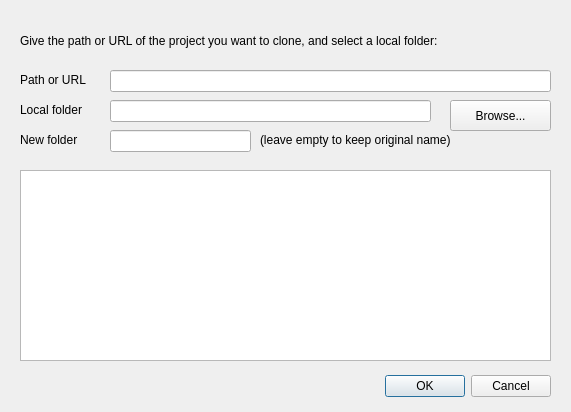
<?xml version="1.0" encoding="UTF-8"?>
<ui version="4.0">
 <class>CloneDialog</class>
 <widget class="QDialog" name="CloneDialog">
  <property name="windowModality">
   <enum>Qt::WindowModal</enum>
  </property>
  <property name="geometry">
   <rect>
    <x>0</x>
    <y>0</y>
    <width>571</width>
    <height>412</height>
   </rect>
  </property>
  <property name="windowTitle">
   <string>Clone</string>
  </property>
  <widget class="QDialogButtonBox" name="buttonBox">
   <property name="geometry">
    <rect>
     <x>210</x>
     <y>370</y>
     <width>341</width>
     <height>32</height>
    </rect>
   </property>
   <property name="orientation">
    <enum>Qt::Horizontal</enum>
   </property>
   <property name="standardButtons">
    <set>QDialogButtonBox::Cancel|QDialogButtonBox::Ok</set>
   </property>
  </widget>
  <widget class="QLabel" name="chooseRemoteLabel">
   <property name="geometry">
    <rect>
     <x>20</x>
     <y>20</y>
     <width>531</width>
     <height>41</height>
    </rect>
   </property>
   <property name="text">
    <string>Give the path or URL of the project you want to clone, and select a local folder:</string>
   </property>
   <property name="wordWrap">
    <bool>true</bool>
   </property>
  </widget>
  <widget class="QLabel" name="urlLabel">
   <property name="geometry">
    <rect>
     <x>20</x>
     <y>70</y>
     <width>81</width>
     <height>20</height>
    </rect>
   </property>
   <property name="text">
    <string>Path or URL</string>
   </property>
  </widget>
  <widget class="QLineEdit" name="urlEdit">
   <property name="geometry">
    <rect>
     <x>110</x>
     <y>70</y>
     <width>441</width>
     <height>22</height>
    </rect>
   </property>
  </widget>
  <widget class="QLabel" name="localFolderLabel">
   <property name="geometry">
    <rect>
     <x>20</x>
     <y>100</y>
     <width>81</width>
     <height>20</height>
    </rect>
   </property>
   <property name="text">
    <string>Local folder</string>
   </property>
  </widget>
  <widget class="QLineEdit" name="folderEdit">
   <property name="geometry">
    <rect>
     <x>110</x>
     <y>100</y>
     <width>321</width>
     <height>22</height>
    </rect>
   </property>
  </widget>
  <widget class="QPushButton" name="browseButton">
   <property name="geometry">
    <rect>
     <x>450</x>
     <y>100</y>
     <width>101</width>
     <height>31</height>
    </rect>
   </property>
   <property name="text">
    <string>Browse...</string>
   </property>
  </widget>
  <widget class="Tao::AnsiTextEdit" name="cloneOutput">
   <property name="enabled">
    <bool>true</bool>
   </property>
   <property name="geometry">
    <rect>
     <x>20</x>
     <y>170</y>
     <width>531</width>
     <height>191</height>
    </rect>
   </property>
   <property name="undoRedoEnabled">
    <bool>false</bool>
   </property>
   <property name="lineWrapMode">
    <enum>QTextEdit::NoWrap</enum>
   </property>
   <property name="readOnly">
    <bool>true</bool>
   </property>
   <property name="overwriteMode">
    <bool>true</bool>
   </property>
   <property name="acceptRichText">
    <bool>false</bool>
   </property>
  </widget>
  <widget class="QLabel" name="newFolderLabel">
   <property name="geometry">
    <rect>
     <x>20</x>
     <y>130</y>
     <width>81</width>
     <height>20</height>
    </rect>
   </property>
   <property name="text">
    <string>New folder</string>
   </property>
  </widget>
  <widget class="QLineEdit" name="newFolderEdit">
   <property name="geometry">
    <rect>
     <x>110</x>
     <y>130</y>
     <width>141</width>
     <height>22</height>
    </rect>
   </property>
   <property name="text">
    <string/>
   </property>
  </widget>
  <widget class="QLabel" name="newFolderLabel2">
   <property name="geometry">
    <rect>
     <x>260</x>
     <y>130</y>
     <width>291</width>
     <height>20</height>
    </rect>
   </property>
   <property name="text">
    <string>(leave empty to keep original name)</string>
   </property>
  </widget>
 </widget>
 <customwidgets>
  <customwidget>
   <class>Tao::AnsiTextEdit</class>
   <extends>QTextEdit</extends>
   <header>ansi_textedit.h</header>
  </customwidget>
 </customwidgets>
 <resources/>
 <connections>
  <connection>
   <sender>buttonBox</sender>
   <signal>accepted()</signal>
   <receiver>CloneDialog</receiver>
   <slot>accept()</slot>
   <hints>
    <hint type="sourcelabel">
     <x>248</x>
     <y>254</y>
    </hint>
    <hint type="destinationlabel">
     <x>157</x>
     <y>274</y>
    </hint>
   </hints>
  </connection>
  <connection>
   <sender>buttonBox</sender>
   <signal>rejected()</signal>
   <receiver>CloneDialog</receiver>
   <slot>reject()</slot>
   <hints>
    <hint type="sourcelabel">
     <x>316</x>
     <y>260</y>
    </hint>
    <hint type="destinationlabel">
     <x>286</x>
     <y>274</y>
    </hint>
   </hints>
  </connection>
 </connections>
</ui>
